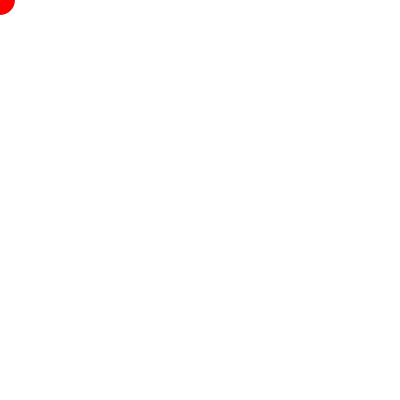
Frame 1 (no input)
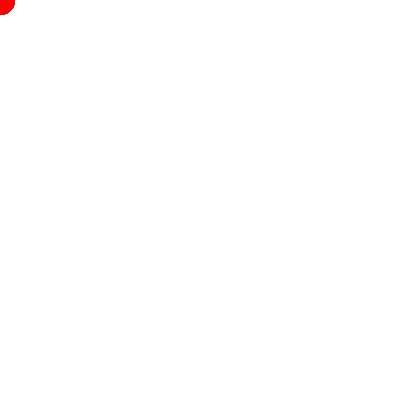
Frame 60 (the mouse pressed at the canvas centre just before this capture)
Frame 120 (the mouse held since frame 60 and released just before this capture): identical to frame 60, image omitted

The Processing sketch that drew these frames (run headless with seeded random() and noise(); from frame 60 on, the mouse is pressed at the canvas centre):

// Processing sketch: Spotter
// ── Spotter.pde
void setup (){
  size(400,400);
  background(255);
}

void draw(){
  if(mouseX < 200 && mouseY < 200 ){
    noStroke();
    fill(255,0,0);
    ellipse(mouseX,mouseY,30,30);
    }
  
  else if(mouseX < 200 && mouseY > 200){
    noStroke();
    fill(0,255,0);
    rectMode(CENTER);
    rect(mouseX,mouseY,30,30);
    }
  else if(mouseX > 200 && mouseY > 200){
    noStroke();
    fill(255,255,0);
    ellipse(mouseX,mouseY,30,30);
  }
  else if (mouseX > 200 && mouseY < 200){
    noStroke();
    fill(0,0,255);
    rectMode(CENTER);
    rect(mouseX,mouseY,30,30);
}
}
